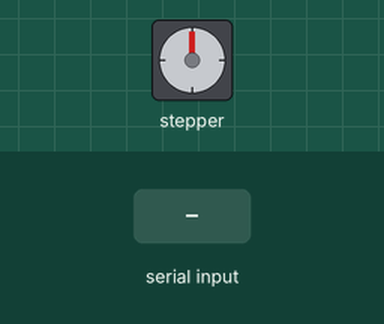
Simulated run of this sketch. Board: Arduino Uno, built with avr-gcc and run on an emulated ATmega328P. Parts: stepper motor. Wiring (inferred from the names in the program): stepper motor driver (200 steps per turn assumed): step pin 10; direction pin 9. The test bench sets the inputs (shaded band).

Above: at 1.2 s.
1.3 s: "C90\n" received over Serial
At 1.65 s:
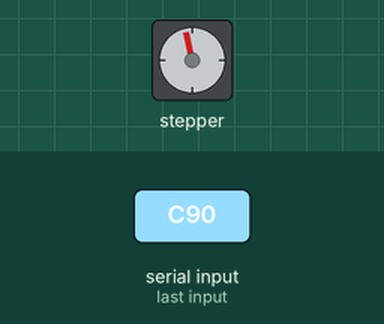
At 2.01 s:
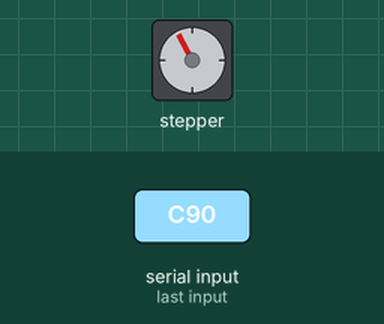
4.3 s: "D90\n" received over Serial
At 5.6 s:
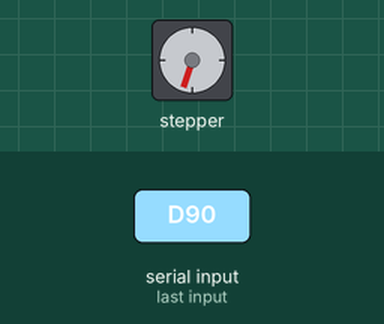
Timing chart, 0 to 12.3 s (numbered marks = the images above; inputs shaded):
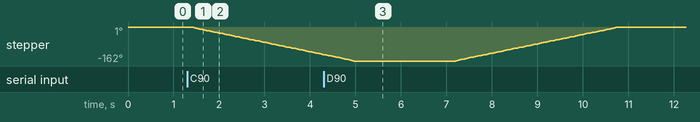

The sketch:

Datos.ino
```cpp
#define STEP 10
#define DIR 9

int estado;
char LETRA;
int datoC, datoD;
void setup() {

Serial.begin(9600);
pinMode(STEP, OUTPUT);
pinMode(DIR, OUTPUT);

}

void loop() {

  if(Serial.available()){

  LETRA =Serial.read();


 if(LETRA == 'C'){
      datoC= Serial.parseInt();
    }
    if(LETRA == 'D'){
      datoD= Serial.parseInt();
    }
  }
if((LETRA =='A')&& (estado!=1)){
  digitalWrite(DIR, LOW);
 for(int i = 0; i < 200; i++){     // 200 pasos para motor de 0.9 grados de angulo de paso
    digitalWrite(STEP, HIGH);       // nivel alto
    delay(20);          // por 10 mseg
    digitalWrite(STEP, LOW);        // nivel bajo
    delay(20);          // por 10 mseg
  }
estado=1;
LETRA=0;
  delay(2000);          // demora de 2 segundos
}
if((LETRA =='B') && (estado!=2)){
 digitalWrite(DIR, HIGH);     // giro en sentido opuesto
  for(int i = 0; i < 200; i++){
    digitalWrite(STEP, HIGH);
    delay(20);
    digitalWrite(STEP, LOW);
    delay(20);
  }
  LETRA=0;
  estado=2;
  delay(2000);
}

if(datoC>0){// && (estado!=3)){
 digitalWrite(DIR, LOW);
  for(int i = 0; i < datoC; i++){
    digitalWrite(STEP, HIGH);
    delay(20);
    digitalWrite(STEP, LOW);
    delay(20);
  }
  estado=3;
  datoC =0;
  delay(2000);
}
if(datoD>0){// && (estado!=4)){
 digitalWrite(DIR, HIGH);
  for(int i = 0; i < datoD; i++){
    digitalWrite(STEP, HIGH);
    delay(20);
    digitalWrite(STEP, LOW);
    delay(20);
  }
  datoD=0;
  estado=4;
  delay(2000);
}
  delay(100);
}
```

Measured:
- after the input at 1.3 s, stepper: keeps turning counter-clockwise at about 45°/s, starting after 0.10 s
